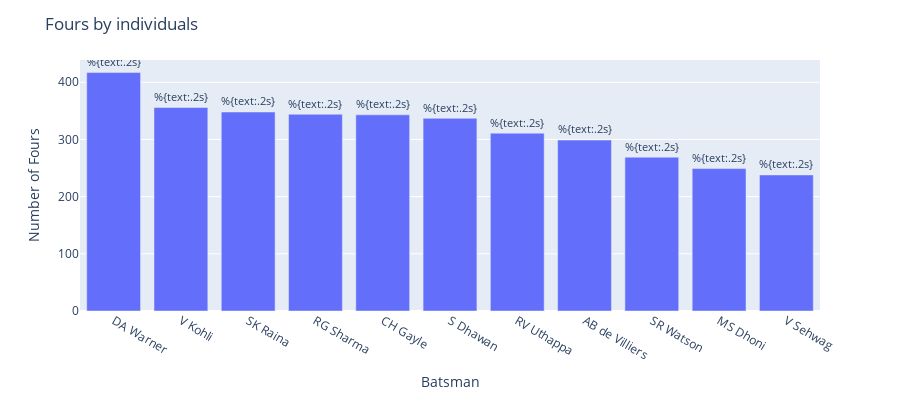

The code cell stored with this chart in its notebook:
### Code cell
fig = px.bar(fours_df, x='batsman', y='fours',labels={"batsman":"Batsman", "fours":"Number of Fours"}, height=400)
fig.update_traces(texttemplate='%{text:.2s}', textposition='outside')
fig.update_layout(uniformtext_minsize=8, uniformtext_mode='hide')
fig.update_layout(title_text='Fours by individuals')
fig.show()

### Figure 1 — Plotly figure (JSON) as saved in the notebook; plotly's stock layout.template omitted (floating-point values rounded to 4 significant figures)
{"data": [{"alignmentgroup": "True", "hovertemplate": "Batsman=%{x}<br>Number of Fours=%{y}<extra></extra>", "legendgroup": "", "marker": {"color": "#636efa"}, "name": "", "offsetgroup": "", "orientation": "v", "showlegend": false, "textposition": "outside", "texttemplate": "%{text:.2s}", "type": "bar", "x": ["DA Warner", "V Kohli", "SK Raina", "RG Sharma", "CH Gayle", "S Dhawan", "RV Uthappa", "AB de Villiers", "SR Watson", "MS Dhoni", "V Sehwag"], "xaxis": "x", "y": [417, 356, 348, 344, 343, 337, 311, 299, 269, 249, 238], "yaxis": "y"}], "layout": {"barmode": "relative", "height": 400, "legend": {"tracegroupgap": 0}, "margin": {"t": 60}, "title": {"text": "Fours by individuals"}, "uniformtext": {"minsize": 8, "mode": "hide"}, "xaxis": {"anchor": "y", "domain": [0, 1], "title": {"text": "Batsman"}}, "yaxis": {"anchor": "x", "domain": [0, 1], "title": {"text": "Number of Fours"}}}}
